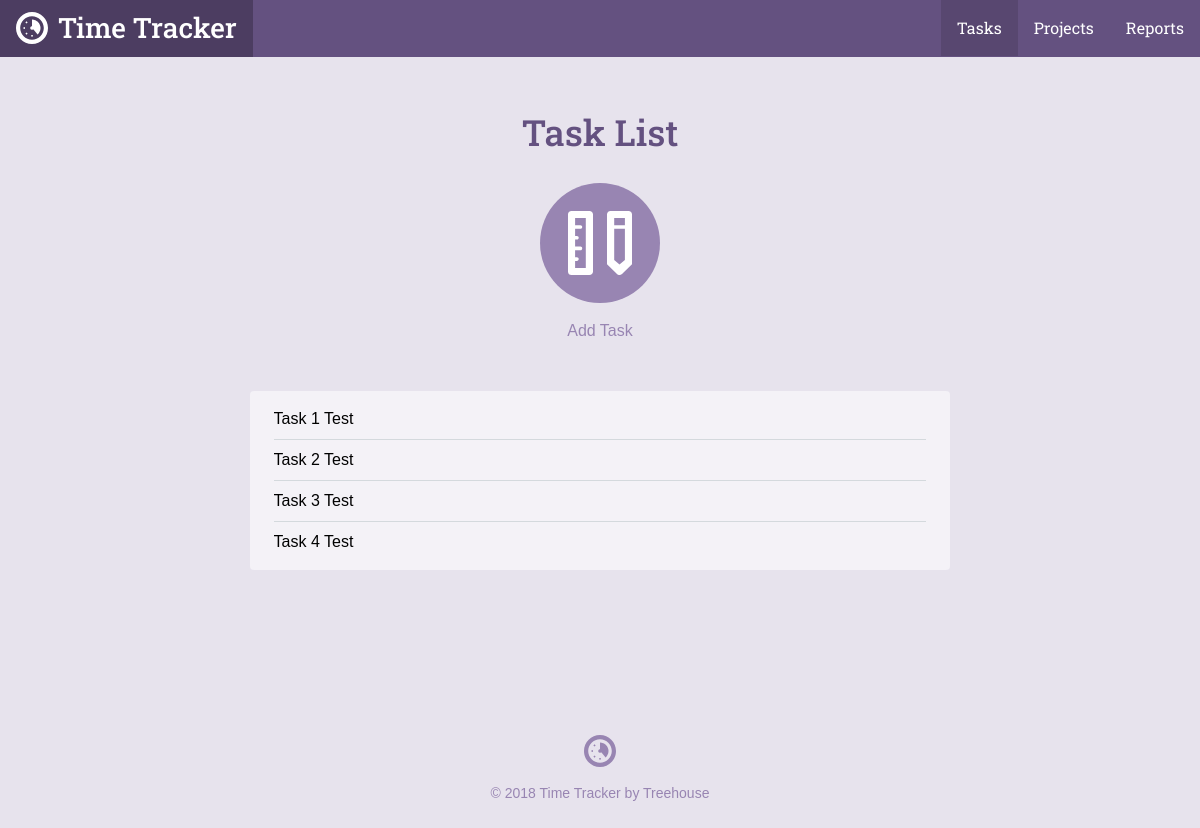
Before: /task_list.php with the older database file.
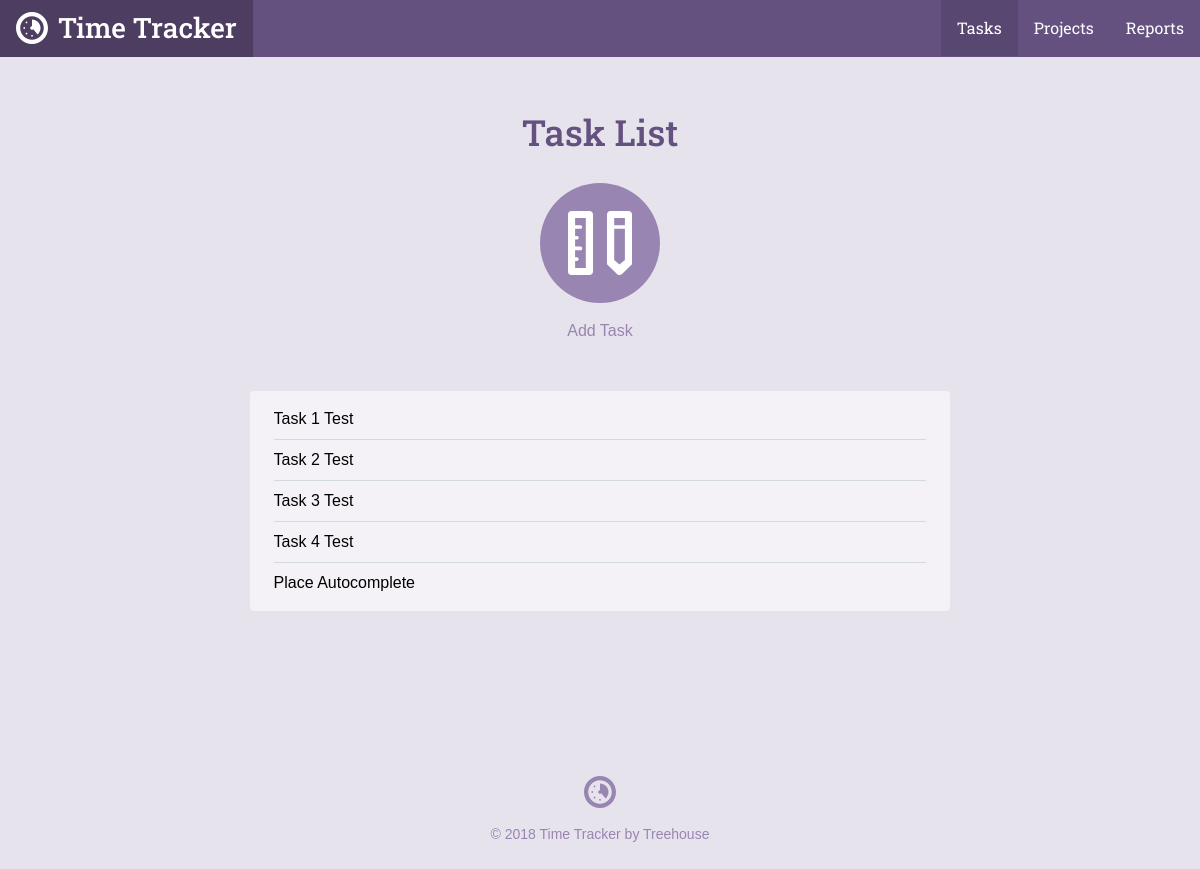
After: the same page with the newer database file.
### tables this page shows
CREATE TABLE `tasks` (
	`task_id`	INTEGER PRIMARY KEY AUTOINCREMENT,
	`project_id`	INTEGER,
	`title`	TEXT,
	`date`	INTEGER NOT NULL,
	`time`	TEXT NOT NULL
);

### inc/functions.php (called while the page is built, shortened)
<?php
function getTaskList()
{
    include "connection.php";
    $query = "SELECT tasks.*, projects.title AS project FROM tasks"
        ." JOIN projects ON tasks.project_id = projects.project_id";
    try {
        return $db->query($query);
    } catch (Exception $e) {
        echo "Error: ".$e->getMessage()."<br/>";
        return [];
    }
}

### task_list.php (the view, shortened to what this page needs)
<?php
require 'inc/functions.php';
$page = "tasks";
include 'inc/header.php';
?>
<div class="section catalog random">
    <div class="col-container page-container">
        <div class="col col-70-md col-60-lg col-center">
            <h1 class="actions-header">Task List</h1>
            <div class="actions-item">
                <a class="actions-link" href="task.php">
                    <span class="actions-icon">
                        <svg viewbox="0 0 64 64"><use xlink:href="#task_icon"></use></svg>
                    </span>
                Add Task</a>
            </div>
            <div class="form-container">
              <ul class="items">
                <?php
                foreach (getTaskList() as $item) {
                    echo "<li>". $item['title'] ."</li>";
                }
                ?>
              </ul>
            </div>
        </div>
    </div>
</div>
<?php include("inc/footer.php"); ?>

### inc/header.php (shortened to what this page needs)
<html>
<head>
	<link rel="stylesheet" href="css/style.css" type="text/css">
</head>
<body>
	<header class="header">
    <div class="col-container">
  		<h1>
        <a class="logo" href="./">
          <svg viewbox="0 0 64 64" class="logo-icon"><use xlink:href="#logo_icon"></use></svg>
          <span class="logo-name">Time Tracker</span>
        </a>
      </h1>
  		<ul class="nav">
        <li class="nav-item tasks<?php if ($page == "tasks") { echo " on"; } ?>"><a class="nav-link" href="task_list.php">Tasks</a></li>
        <li class="nav-item projects<?php if ($page == "projects") { echo " on"; } ?>"><a class="nav-link" href="project_list.php">Projects</a></li>
        <li class="nav-item reports<?php if ($page == "reports") { echo " on"; } ?>"><a class="nav-link" href="reports.php">Reports</a></li>
      </ul>
    </div>
  </header>
	<div id="content">

### inc/footer.php
</div>
	<footer class="footer">
    <div class="col-container">
      <svg viewbox="0 0 64 64" class="logo-icon"><use xlink:href="#logo_icon"></use></svg>
  		<p class="footer-copy">&copy; <?php echo date("Y"); ?> Time Tracker by Treehouse</p>
    </div>
	</footer>
</body>
</html>

### css/style.css (style rules this page uses)
*,:after,:before { box-sizing:border-box }
html { font-family:sans-serif;-ms-text-size-adjust:100%;-webkit-text-size-adjust:100% }
body { margin:0 }
article,aside,details,figcaption,figure,footer,header,hgroup,main,menu,nav,section,summary { display:block }
a { background-color:transparent }
h1 { font-size:2em;margin:.67em 0 }
svg:not(:root) { overflow:hidden }
html { font-size:100%;line-height:1.5;-webkit-tap-highlight-color:transparent }
body { font-size:1rem;font-family:"Gotham Rounded A","Gotham Rounded B","Helvetica",Helvetica,Arial,sans-serif;font-style:normal;font-weight:400 }
.col { float:left;width:100% }
.col-container:before,.col-container:after { content:" ";display:table }
.col-container:after { clear:both }
.col-center { float:none;margin:0 auto }
@media screen and (min-width: 680px) { .col-70-md { width:70% !important } }
@media screen and (min-width: 960px) { .col-60-lg { width:60% !important } }
h1,h2,h3,h4,h5,h6 { color:#40484a;display:block;font-weight:500;margin:0;text-rendering:optimizeLegibility }
h1 { font-size:2.25rem }
p { color:#576366;font-size:1rem;line-height:1.5;margin:0 }
a { color:#3f8abf;cursor:pointer;transition:color 300ms 0s ease;text-decoration:none }
ul,ol { margin:0;padding:0 0 0 2rem }
body { background-color:#e7e3ed }
h1,h2,h3,h4,h5,h6 { color:#645180;font-family:"Roboto Slab", Helvetica, Arial, sans-serif }
p { color:#7D669E }
.header { background-color:#645180;overflow:hidden }
.header h1 { float:left }
.col-container { margin:0 auto;max-width:1200px }
.logo { display:inline-block;transition:background 200ms ease-in-out }
@media screen { .logo { padding:.4rem 1rem .7rem } }
@media screen and (min-width: 680px) { .logo { padding:.45rem 1rem .5rem } }
.logo-icon { width:32px;fill:#fff;margin-top:5px;float:left }
.footer .logo-icon { float:none;margin-bottom:1rem;fill:#9885b2 }
.logo-name { color:#fff;font-family:"Roboto Slab", Helvetica, Arial, sans-serif;margin-left:10px;font-size:1.75rem }
@media screen { .logo-name { display:none } }
@media screen and (min-width: 680px) { .logo-name { display:inline } }
.nav { float:right;list-style:none }
.nav-item { float:left }
.nav-item.on .nav-link { background-color:#584770;cursor:default }
.nav-link { color:#fff;font-family:"Roboto Slab", Helvetica, Arial, sans-serif;transition:background 200ms ease-in-out;padding:1rem;display:inline-block }
@media screen { .nav-link { font-size:15px } }
@media screen and (min-width: 680px) { .nav-link { font-size:16px } }
.actions-header { margin-bottom:1.5rem }
.actions-item { margin:0 1.5rem }
@media screen and (min-width: 680px) { .actions-item { display:inline-block;float:left } }
.page-container .actions-item { float:none }
.actions-link { transition:color 200ms ease-in-out;color:#9885b2;display:block }
@media screen { .actions-link { margin-bottom:2rem } }
@media screen and (min-width: 680px) { .actions-link { margin-bottom:0 } }
.actions-icon { width:120px;height:120px;transition:background 200ms ease-in-out;display:block;background-color:#9885b2;border-radius:9999px }
@media screen { .actions-icon { margin-bottom:.5rem } }
@media screen and (min-width: 680px) { .actions-icon { margin-bottom:1rem } }
.actions-icon svg { width:64px;height:64px;margin-top:28px;fill:#fff;display:inline-block }
.page-container .actions-icon { margin-left:auto;margin-right:auto }
.page-container { text-align:center }
@media screen { .page-container { padding:1.5rem 1rem 0 1rem } }
@media screen and (min-width: 680px) { .page-container { padding-top:3rem } }
.form-container { background-color:#f4f2f7;border-radius:4px }
@media screen { .form-container { padding:.5rem 1.5rem;margin-top:.5rem;margin-bottom:1.5rem } }
@media screen and (min-width: 680px) { .form-container { padding:.5rem 1.5rem;margin-top:3rem;margin-bottom:0 } }
.items { list-style:none;overflow:hidden;padding:0;margin:0 }
.items li { position:relative;text-align:left;border-bottom:solid 1px #d4d9dd;padding-top:.5rem;padding-bottom:.5rem }
.items li:last-child { border-bottom:none !important }
.footer { padding:5rem 0 0 0;text-align:center }
@media screen { .footer { margin-top:1.5rem;margin-bottom:1.5rem } }
@media screen and (min-width: 680px) { .footer { margin-top:5rem } }
.footer-copy { font-size:.875rem;color:#9885b2 }

Changed rows visible on the page:
added tasks: title "Place Autocomplete"
